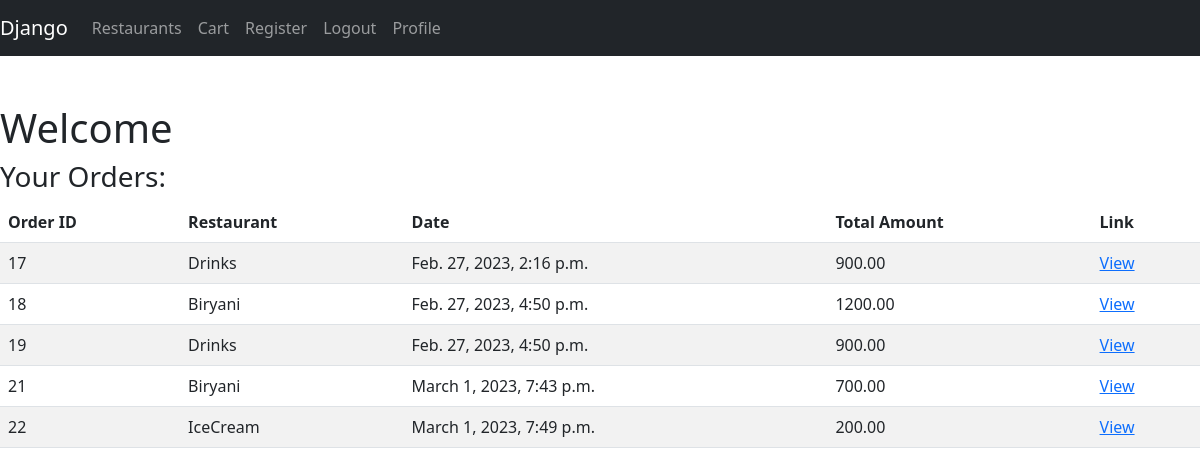
/profile/ (signed in), run on the app's committed database.
### swiggy/models.py (models this page shows, shortened)
class Order(models.Model):
    user = models.ForeignKey(User, on_delete=models.CASCADE)
    restaurant=models.ForeignKey(Restaurant, on_delete=models.CASCADE)
    created_at = models.DateTimeField(auto_now_add=True)
    updated_at = models.DateTimeField(auto_now=True)
    total_amount = models.DecimalField(max_digits=10, decimal_places=2, default=0)

class Restaurant(models.Model):
    name=models.CharField(max_length=200)
    city=models.CharField(max_length=200)
    description=models.CharField(max_length=1000)
    status=models.BooleanField(default=True)

### swiggy/views.py (the view)
# urls.py: path('profile/', views.profile, name='profile'),
@login_required(login_url='signin')
def profile(request):
    user=request.user
    name=user.first_name
    orders = Order.objects.filter(user=user)
    if not user:
        return HttpResponseNotFound('Order not found')
    context = {'orders': orders,'name': name}
    return render(request, 'profile.html', context)

### templates/profile.html
{% extends 'home.html' %}
{% block content %}
  <h1>Welcome {{name}}</h1>
<h3> Your Orders:</h3>
  {% if orders %}
    <table class="table table-striped">
      <thead>
        <tr>
          <th>Order ID</th>
          <th>Restaurant</th>
          <th>Date</th>
          <th>Total Amount</th>
          <th>Link</th>
        </tr>
      </thead>
      <tbody>
        {% for order in orders %}
          <tr>
            <td>{{ order.id }}</td>
            <td>{{ order.restaurant.name }}</td>
            <td>{{ order.created_at }}</td>
            <td>{{ order.total_amount }}</td>
            <td><a href="{% url 'order_detail' order.id %}">View</a></td>
          </tr>
        {% endfor %}
      </tbody>
    </table>
  {% else %}
    <p>You have no orders.</p>
  {% endif %}
{% endblock %}

### data on the page
Order: id "17", restaurant.name "Drinks", created_at "Feb. 27, 2023, 2:16 p.m.", total_amount "900.00"
Order: id "18", restaurant.name "Biryani", created_at "Feb. 27, 2023, 4:50 p.m.", total_amount "1200.00"
Order: id "19", restaurant.name "Drinks", created_at "Feb. 27, 2023, 4:50 p.m.", total_amount "900.00"
Order: id "21", restaurant.name "Biryani", created_at "March 1, 2023, 7:43 p.m.", total_amount "700.00"
Order: id "22", restaurant.name "IceCream", created_at "March 1, 2023, 7:49 p.m.", total_amount "200.00"
